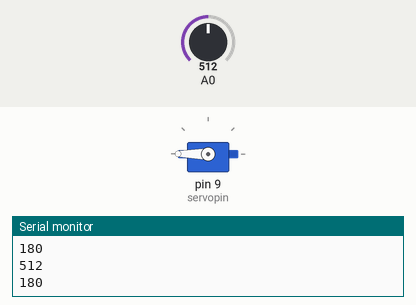
Recording of a sketch running on a simulated Arduino Uno, built with avr-gcc and run on an emulated ATmega328P. Shown: servo, the last lines printed to the serial monitor. Inputs (shaded band) come from the test bench; at power-on: A0 = 512.

Above: at 1.2 s.
1.3 s: A0 set to 0
At 2.5 s:
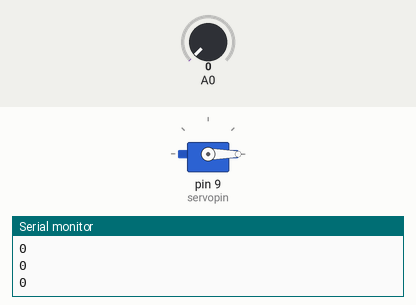
2.8 s: A0 set to 122
At 4.0 s:
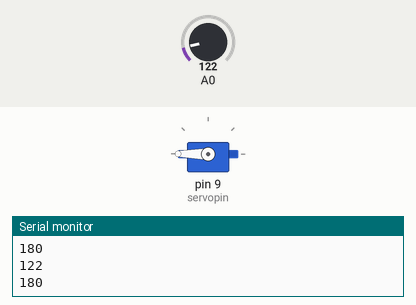
Timing chart, 0 to 5.8 s (numbered marks = the images above; inputs shaded):
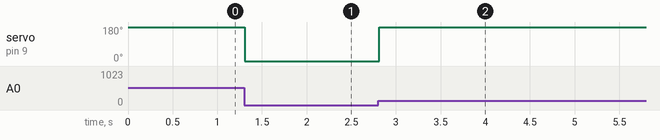

The sketch:

Arduino_Acc_ped_servo_blower.ino
```cpp
#include <Servo.h>
Servo acc;
int servopin = 9;
int accval = 0;
void setup() {
pinMode(A0,INPUT);
Serial.begin(9600);
acc.attach(servopin);
}

void loop() {
  accval = map(analogRead(A0),0,77,0,180);
  if(accval >= 0)
  if(accval > 180)
  accval = 180;
  else
  accval;
acc.write(accval);
Serial.println((String)accval);
Serial.println((String)analogRead(A0));
delay(15);
}
```

Measured:
- after the input at 1.3 s, servo on pin 9 (servopin): 180° → 0° at once
- after the input at 2.8 s, servo on pin 9 (servopin): 0° → 180° at once
